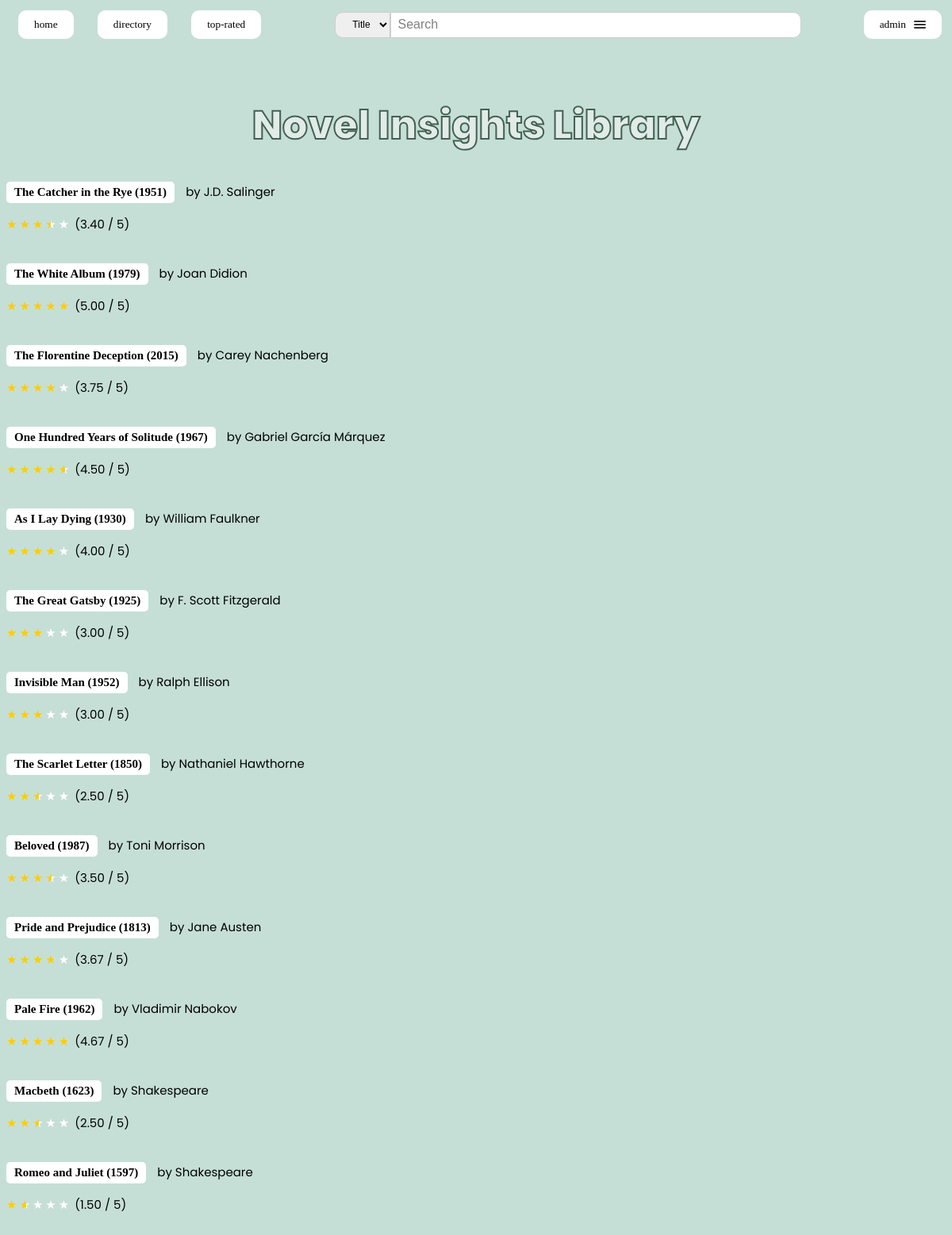
Page /books/list/ (signed in) on the committed database.
### books/models.py (models this page shows)
class Book(models.Model):
    title = models.CharField(max_length=200, blank=False)
    author = models.CharField(max_length=200)
    pub_year = models.IntegerField(default=-1, blank=True)
    isbn = models.CharField(max_length=13, blank=True)
    olid = models.CharField(max_length=11, blank=True)
    @property
    def avg_rating(self):
        return decimalize(self.review_set.aggregate(
                avg=models.Avg('rating'))['avg'])

### books/views.py (the view)
# urls.py: path("list/", views.ListBooks, name="list_books"),
def ListBooks(request):
    books = Book.objects.all()
    context = {
        "books": books
    }
    return render(request, "books/list.html", context)

### utilities.py (called while the page is built)
def decimalize(num):
    if num is None:
        num = 0
    return Decimal(num).quantize(Decimal('0.01'))

### templates/books/list.html
{% extends "base.html" %}
{% block content %}
    <div class="container-fluid">
        <h1 class = "library">Novel Insights Library</h1>
        {% for book in books %}
            <div>
                <span>
                    <a class = "book-libr" href="{% url 'books:view_book' book.id %}" style="font-weight:bold;">{{ book.title }} ({{ book.pub_year }})</a>
                         by {{book.author}}
                </span>
                <div class="book-info">
                    {% if book.avg_rating != 0.0 %}
                        <p>
                            <div class="Stars" style="--rating: {{book.avg_rating}};" aria-label="Rating of this product is {{book.avg_rating}} out of 5."></div>
                            ({{book.avg_rating}} / 5)
                        </p>
                    {% else %}
                        <p class="no-reviews" style="color:gray;font-style:italic;">No reviews for this book.</p>
                    {% endif %}
                </div>
            </div>
            <br />
        {% endfor %}
    </div>
{% endblock %}

### templates/nav.html (shortened to what this page needs)
<nav>
    <span class="menu-items">
        <a href="{% url 'books:home_page' %}">
            <button type="home" class="nav-button">Home</button>
        </a>
        <a href="{% url 'books:list_books' %}">
            <button type="books" class="nav-button">Directory</button>
        </a>
        <a href="{% url 'books:top_ten' %}">
            <button type="rating" class="nav-button">Top-Rated</button>
        </a>
    </span>
    <span class="search-bar">
        <form id="search-bar"  method="GET" action="{% url 'books:search_books' %}">
            <select name="field" id="field">
                <option value="title" {% if field == 'title'%} selected {% endif %}>Title</option>
              </select>
            <input type="text" name="query" id="search-input" placeholder="Search" {% if query %}value="{{query}}"{% endif %} />
        </form>
    </span>
    <span class="login-status">
        {% if user.is_authenticated %}
        <div class="dropdown">
            <button class="hamburger-menu-button" type="button" id="dropdownMenuButton" data-toggle="dropdown" aria-haspopup="true" aria-expanded="false">
                <span class="text">{{user.username}}</span>
                <span class="hamburger">
                    <div class="hamburger-icon"></div>
                    <div class="hamburger-icon"></div>
                    <div class="hamburger-icon"></div>
                </span>
            </button>
        </div>
        {% else %}
        <a href="{% url 'users:signup' %}">
            <button type="signup" class="nav-button">Sign Up</button></a>
        <a href="{% url 'users:login'%}">
            <button type="login" class="nav-button">Login</button>
        </a>
        {% endif %}
    </span>
</nav>

### static/css/list.css (style rules this page uses)
.container-fluid { font-size:15px; font-family: Poppins; }
.library { text-align:center; -webkit-text-stroke: 2px #426053; font-family: 'Poppins'; font-style: normal; font-weight: 400; font-size: 50px; line-height: 75px; color: #e1ebe7; font-size: 50px; font-family:"Poppins", sans-serif; font-weight: 800; }
.book-libr { display: inline-block; font-family: Verdana; color: black; background-color: white; padding: 5px 10px; margin-right:10px; border: none; border-radius: 5px; text-align: center; text-decoration: none; cursor: pointer; }

### static/css/signup.css (style rules this page uses)
form input[type="text"], form input[type="email"], form input[type="password"] { margin-top: 10px; width: 250px; padding: 5px; border: 1px solid #ccc; border-radius: 5px; display:inline-block; }

### static/css/nav.css (style rules this page uses)
nav { padding: 5px; padding-bottom: 20px; font-family: system-ui, -apple-system, BlinkMacSystemFont, 'Segoe UI', Roboto, Oxygen, Ubuntu, Cantarell, 'Open Sans', 'Helvetica Neue', sans-serif; font-size: 20px; text-transform: lowercase; display: flex; justify-content: space-between; align-items: center; }
.login-status { float: right; }
.menu-items a { margin-left: 10px; margin-right: 10px; display: inline-block; }
.nav-button { display: inline-block; font-family: Verdana; text-transform: lowercase; color: black; background-color: white; margin-right: 5px; padding: 10px 20px; border: none; border-radius: 10px; text-align: center; text-decoration: none; cursor: pointer; }
.hamburger-menu-button { display: flex; align-items: center; background-color: white; text-transform: lowercase; border: none; font-family: Verdana; border-radius: 10px; cursor: pointer; padding: 10px 20px; border: none; border-radius: 10px; text-align: center; text-decoration: none; cursor: pointer; }
.text { padding-right: 10px; }
.hamburger-icon { width: 15px; height: 2px; background-color: #333; margin: 2px 0; border-radius: 1px; }
.search-bar { display: inline-block; }
.search-bar form { display: flex; align-items: center; }
.search-bar input[type="text"] { margin-top: 0px; padding: 8px; border: 1px solid #ccc; border-radius: 0px 10px 10px 0px; min-width: 500px; height: 15px; font-size: 16px; }
.search-bar input[type="text"]::placeholder { color: grey; font: Verdana; }
.search-bar select { text-align: center; height: 33px; padding: 4px 2px 4px 10px; font-size: 12px; border-radius: 10px 0px 0px 10px; border: 1px solid #ccc; }

### static/css/stars.css (style rules this page uses)
:root { --star-color: #fff; --star-background: #fc0; }
.Stars { --percent: calc(var(--rating) / 5 * 100%); display: inline-block; font-size: var(--star-size); font-family: Times; line-height: 1; }
.Stars::before { content: "★★★★★"; letter-spacing: 3px; background: linear-gradient(90deg, var(--star-background) var(--percent), var(--star-color) var(--percent)); -webkit-background-clip: text; -webkit-text-fill-color: transparent; }

### static/css/base.css (style rules this page uses)
body { background-color: #c6dfd6; }

### static/css/user_profile.css (style rules this page uses)
form { align-items: center; justify-content: center; }

### rows in the picture
Book: title "The Catcher in the Rye", pub_year "1951", author "J.D. Salinger", avg_rating "3.40"
Book: title "The White Album", pub_year "1979", author "Joan Didion", avg_rating "5.00"
Book: title "The Florentine Deception", pub_year "2015", author "Carey Nachenberg", avg_rating "3.75"
Book: title "One Hundred Years of Solitude", pub_year "1967", author "Gabriel García Márquez", avg_rating "4.50"
Book: title "As I Lay Dying", pub_year "1930", author "William Faulkner", avg_rating "4.00"
Book: title "The Great Gatsby", pub_year "1925", author "F. Scott Fitzgerald", avg_rating "3.00"
Book: title "Invisible Man", pub_year "1952", author "Ralph Ellison", avg_rating "3.00"
Book: title "The Scarlet Letter", pub_year "1850", author "Nathaniel Hawthorne", avg_rating "2.50"
Book: title "Beloved", pub_year "1987", author "Toni Morrison", avg_rating "3.50"
Book: title "Pride and Prejudice", pub_year "1813", author "Jane Austen", avg_rating "3.67"
Book: title "Pale Fire", pub_year "1962", author "Vladimir Nabokov", avg_rating "4.67"
Book: title "Macbeth", pub_year "1623", author "Shakespeare", avg_rating "2.50"
Book: title "Romeo and Juliet", pub_year "1597", author "Shakespeare", avg_rating "1.50"

### other values in the picture
{{ user.username }} "admin"
